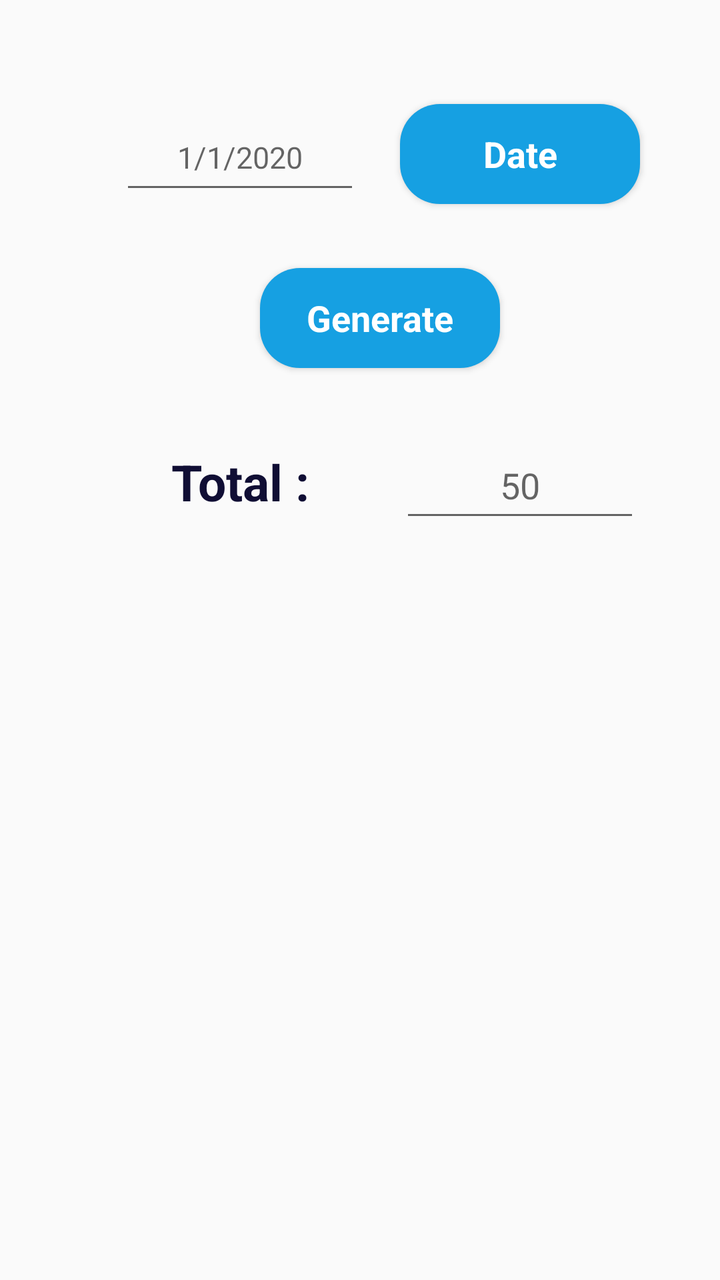
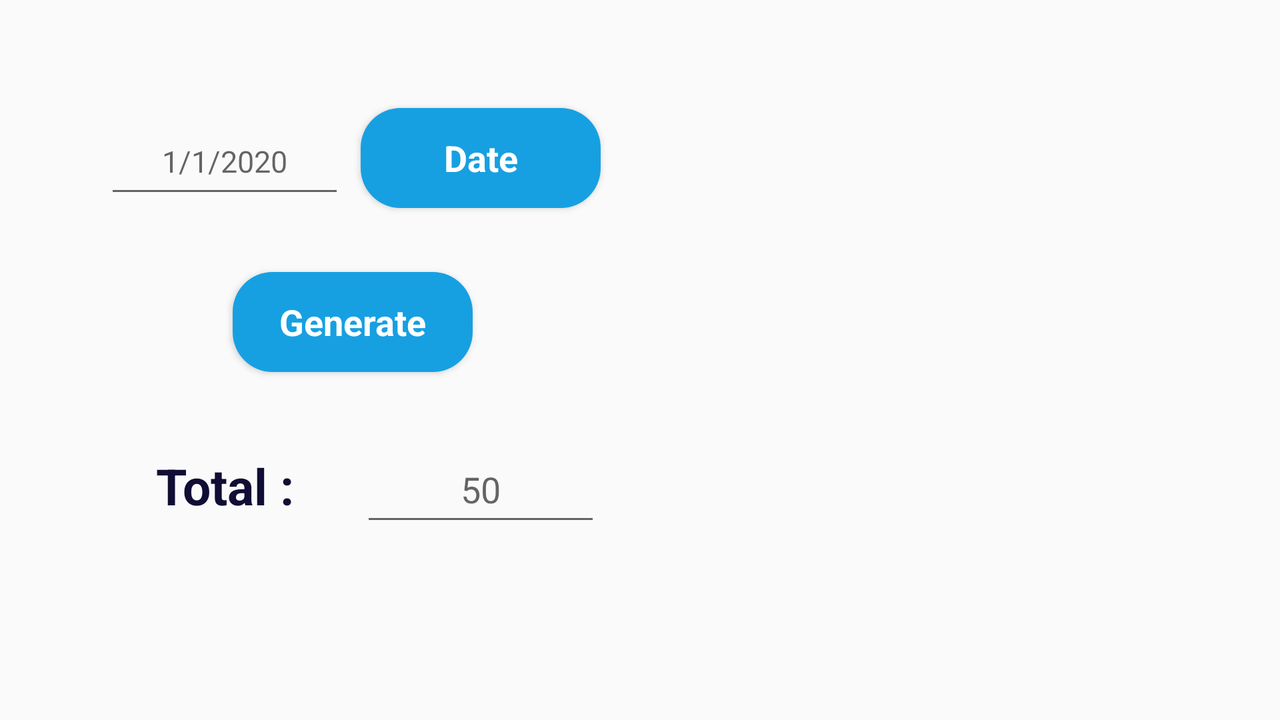

First picture: res/layout/ on a phone held upright. Second picture: the repository's own variant of that layout, on a device whose configuration matches the variant's folder. Source for both follows.
<!-- AndroidManifest.xml: application theme AppTheme -->
<!-- res/layout/activity_date_wise_report.xml -->
<?xml version="1.0" encoding="utf-8"?>
<RelativeLayout
    xmlns:android="http://schemas.android.com/apk/res/android"
    xmlns:app="http://schemas.android.com/apk/res-auto"
    xmlns:tools="http://schemas.android.com/tools"
    android:layout_width="match_parent"
    android:layout_height="match_parent"
    tools:context=".DateWiseReportActivity"
    android:padding="10dp"
    android:layout_gravity="center">

    <androidx.constraintlayout.widget.ConstraintLayout
        android:layout_width="match_parent"
        android:layout_height="wrap_content"
        android:padding="10dp">

        <EditText
            android:id="@+id/Report_date"
            android:layout_width="120dp"
            android:layout_height="50dp"
            android:layout_marginLeft="40dp"
            android:layout_marginTop="32dp"
            android:gravity="center"
            android:hint="1/1/2020"
            android:textSize="15sp"
            android:inputType="date"
            app:layout_constraintLeft_toLeftOf="parent"
            app:layout_constraintTop_toTopOf="parent" />

        <Button
            android:id="@+id/Button_dateforReport"
            style="@style/Button"
            android:layout_width="120dp"
            android:layout_height="50dp"
            android:layout_marginStart="8dp"
            android:layout_marginEnd="8dp"
            android:text="Date"
            app:layout_constraintBottom_toBottomOf="@+id/Report_date"
            app:layout_constraintEnd_toEndOf="parent"
            app:layout_constraintStart_toEndOf="@+id/Report_date"
            app:layout_constraintTop_toTopOf="@+id/Report_date"
            app:layout_constraintVertical_bias="0.0" />


        <Button
            android:id="@+id/Button_GenerateDateWise"
            style="@style/Button"
            android:layout_width="120dp"
            android:layout_height="50dp"
            android:layout_marginStart="8dp"
            android:layout_marginTop="32dp"
            android:layout_marginEnd="8dp"
            android:text="Generate"
            app:layout_constraintEnd_toEndOf="@+id/Button_dateforReport"
            app:layout_constraintStart_toStartOf="@+id/Report_date"
            app:layout_constraintTop_toBottomOf="@+id/Report_date" />


        <TextView
            android:layout_width="120dp"
            android:layout_height="50dp"
            android:layout_marginTop="32dp"
            android:gravity="center"
            android:text="Total :"
            android:textColor="@color/DarkBlue"
            android:textSize="25sp"
            android:textStyle="bold"
            app:layout_constraintEnd_toEndOf="@+id/Report_date"
            app:layout_constraintHorizontal_bias="1.0"
            app:layout_constraintStart_toStartOf="@+id/Report_date"
            app:layout_constraintTop_toBottomOf="@+id/Button_GenerateDateWise" />


        <EditText
            android:id="@+id/Edittext_TotalChild"
            android:layout_width="120dp"
            android:layout_height="50dp"
            android:layout_marginTop="32dp"
            android:gravity="center"
            android:hint="50"
            app:layout_constraintEnd_toEndOf="@+id/Button_dateforReport"
            app:layout_constraintHorizontal_bias="0.0"
            app:layout_constraintStart_toStartOf="@+id/Button_dateforReport"
            app:layout_constraintTop_toBottomOf="@+id/Button_GenerateDateWise" />

    </androidx.constraintlayout.widget.ConstraintLayout>

    <androidx.recyclerview.widget.RecyclerView
        android:id="@+id/presentBoysRecyclerview"
        android:layout_width="match_parent"
        android:layout_height="wrap_content"
        android:layout_marginTop="280dp"
        ></androidx.recyclerview.widget.RecyclerView>

</RelativeLayout>
<!-- resources referenced by this layout -->
<resources>
  <color name="DarkBlue">#100E34</color>
  <!-- from res/values-v21/ -->
  <style name="Button" parent="Theme.AppCompat">
          <item name="android:textSize">18sp</item>
          <item name="android:textColor">@color/White</item>
          <item name="android:background">@drawable/buttton</item>
          <item name="android:textStyle">bold</item>
          <item name="android:elevation">10dp</item>
      </style>
  <style name="AppTheme" parent="Theme.AppCompat.Light.DarkActionBar">
          
          <item name="colorPrimary">@color/LightBlue</item>
          <item name="colorPrimaryDark">@color/LightDarkBlue</item>
          <item name="colorAccent">@color/LightBlue</item>
      </style>
  <color name="White">#FFFFFF</color>
  <!-- drawable buttton (drawable) -->
  <?xml version="1.0" encoding="utf-8"?>
  <shape xmlns:android="http://schemas.android.com/apk/res/android"
      android:shape="rectangle"
      >
  
  <corners android:radius="20dp"/>
      <solid android:color="@color/LightBlue"/>
  </shape>
  <color name="LightBlue">#16A0E2</color>
  <color name="LightDarkBlue">#1976D2</color>
</resources>
<!-- res/layout-land/activity_date_wise_report.xml (the repository's variant of the layout above) -->
<!-- drawn on the phone turned sideways -->
<?xml version="1.0" encoding="utf-8"?>
<RelativeLayout
    xmlns:android="http://schemas.android.com/apk/res/android"
    xmlns:app="http://schemas.android.com/apk/res-auto"
    xmlns:tools="http://schemas.android.com/tools"
    android:layout_width="match_parent"
    android:layout_height="match_parent"
    tools:context=".DateWiseReportActivity"
    android:padding="10dp"
    android:gravity="center_horizontal"
    >


    <androidx.constraintlayout.widget.ConstraintLayout
        android:layout_width="wrap_content"
        android:layout_height="wrap_content"
        android:padding="10dp"

        >

        <androidx.constraintlayout.widget.ConstraintLayout
            android:id="@+id/inputLayout"
            android:layout_width="wrap_content"
            android:layout_height="wrap_content"
            tools:layout_editor_absoluteX="-7dp"
            app:layout_constraintTop_toTopOf="parent"
            app:layout_constraintLeft_toLeftOf="parent"
            android:layout_marginTop="10dp"
            android:layout_marginLeft="10dp"
            tools:layout_editor_absoluteY="13dp">

            <EditText
                android:id="@+id/Report_date"
                android:layout_width="120dp"
                android:layout_height="50dp"
                android:layout_marginLeft="16dp"
                android:layout_marginTop="24dp"
                android:gravity="center"
                android:hint="1/1/2020"
                android:inputType="date"
                android:textSize="15sp"
                app:layout_constraintLeft_toLeftOf="parent"
                app:layout_constraintTop_toTopOf="parent" />

            <Button
                android:id="@+id/Button_dateforReport"
                style="@style/Button"
                android:layout_width="120dp"
                android:layout_height="50dp"
                android:layout_marginStart="8dp"
                android:layout_marginEnd="8dp"
                android:text="Date"
                app:layout_constraintBottom_toBottomOf="@+id/Report_date"
                app:layout_constraintEnd_toEndOf="parent"
                app:layout_constraintHorizontal_bias="0.533"
                app:layout_constraintStart_toEndOf="@+id/Report_date"
                app:layout_constraintTop_toTopOf="@+id/Report_date"
                app:layout_constraintVertical_bias="0.0" />


            <Button
                android:id="@+id/Button_GenerateDateWise"
                style="@style/Button"
                android:layout_width="120dp"
                android:layout_height="50dp"
                android:layout_marginStart="8dp"
                android:layout_marginTop="32dp"
                android:layout_marginEnd="8dp"
                android:text="Generate"
                app:layout_constraintEnd_toEndOf="@+id/Button_dateforReport"
                app:layout_constraintStart_toStartOf="@+id/Report_date"
                app:layout_constraintTop_toBottomOf="@+id/Report_date" />


            <TextView
                android:layout_width="120dp"
                android:layout_height="50dp"
                android:layout_marginTop="32dp"
                android:gravity="center"
                android:text="Total :"
                android:textColor="@color/DarkBlue"
                android:textSize="25sp"
                android:textStyle="bold"
                app:layout_constraintEnd_toEndOf="@+id/Report_date"
                app:layout_constraintHorizontal_bias="1.0"
                app:layout_constraintStart_toStartOf="@+id/Report_date"
                app:layout_constraintTop_toBottomOf="@+id/Button_GenerateDateWise" />


            <EditText
                android:id="@+id/Edittext_TotalChild"
                android:layout_width="120dp"
                android:layout_height="50dp"
                android:layout_marginTop="32dp"
                android:gravity="center"
                android:hint="50"
                app:layout_constraintEnd_toEndOf="@+id/Button_dateforReport"
                app:layout_constraintHorizontal_bias="0.0"
                app:layout_constraintStart_toStartOf="@+id/Button_dateforReport"
                app:layout_constraintTop_toBottomOf="@+id/Button_GenerateDateWise" />
        </androidx.constraintlayout.widget.ConstraintLayout>


        <androidx.recyclerview.widget.RecyclerView
            android:id="@+id/presentBoysRecyclerview"
            android:layout_width="295dp"
            android:layout_height="wrap_content"
            app:layout_constraintTop_toTopOf="@+id/inputLayout"
            app:layout_goneMarginLeft="10dp"
            android:layout_marginLeft="10dp"
            app:layout_constraintLeft_toRightOf="@+id/inputLayout">
        </androidx.recyclerview.widget.RecyclerView>

    </androidx.constraintlayout.widget.ConstraintLayout>


</RelativeLayout>
